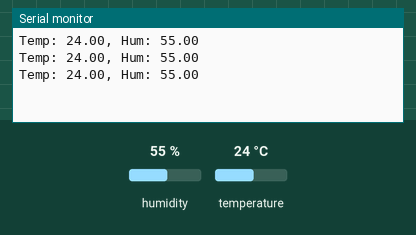
Recording of a sketch running on a simulated Arduino Uno, built with avr-gcc and run on an emulated ATmega328P. Shown: the last lines printed to the serial monitor. The test bench sets the inputs (shaded band); at power-on: humidity 55 %, temperature 24 °C.

Above: at 2.8 s.
2.9 s: humidity set to 22 %
At 5.5 s:
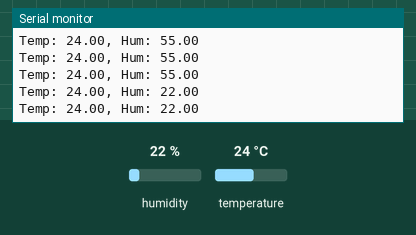
5.6 s: temperature set to 12 °C
At 7.4 s:
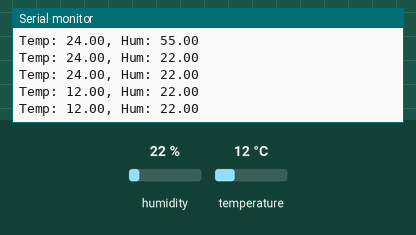
8.3 s: humidity set to 40 %
At 9.9 s:
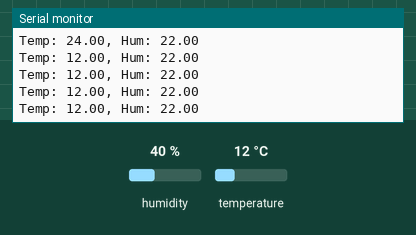
Timing chart, 0 to 11.4 s (numbered marks = the images above; inputs shaded):
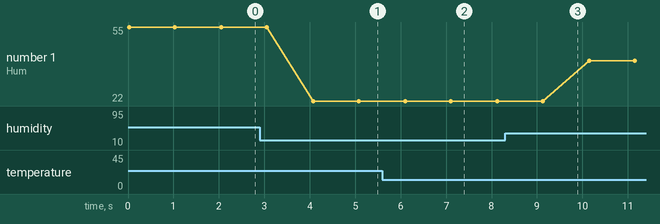

Measured:
- after the input at 2.9 s, the serial monitor: prints a new line after 1.2 s (image 1)
- after the input at 5.6 s, the serial monitor: prints a new line after 0.50 s (image 2)
- plotted number 1: 55 → 22 after the input at 2.9 s, 22 → 40 after the input at 8.3 s

The sketch:

dht-sensor.ino
```cpp
#include "DHT.h"

// DHT is a class, created an object

DHT dht(2,DHT11);

void setup() {
  Serial.begin(9600);
  dht.begin();
}

void loop() {

  float temp=dht.readTemperature();
  float hum=dht.readHumidity();

  Serial.print("Temp: ");
  Serial.print(temp);
  Serial.print(", Hum: ");
  Serial.print(hum);
  Serial.println();
  delay(1000);

}
```
